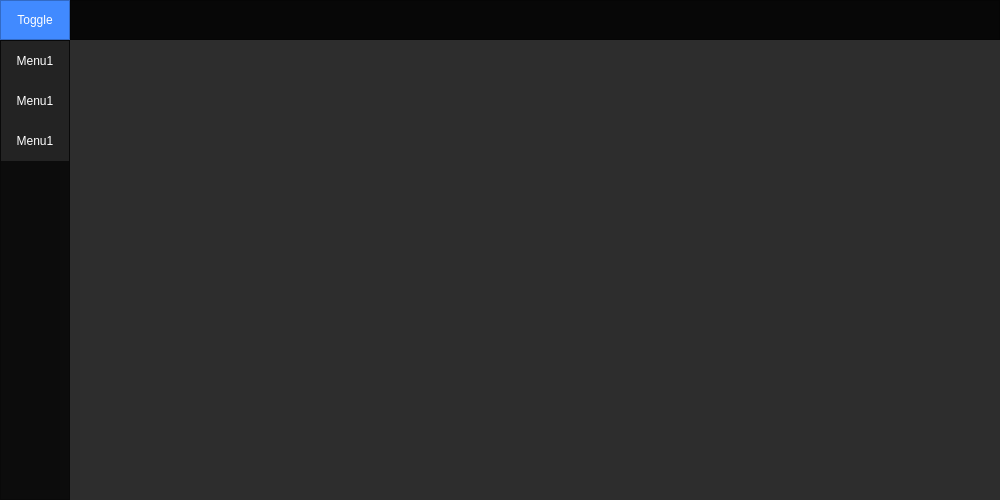
<?xml version="1.0" encoding="UTF-8"?>
<ui version="4.0">
 <class>HMI_main_window</class>
 <widget class="QMainWindow" name="HMI_main_window">
  <property name="geometry">
   <rect>
    <x>0</x>
    <y>0</y>
    <width>1000</width>
    <height>500</height>
   </rect>
  </property>
  <property name="minimumSize">
   <size>
    <width>1000</width>
    <height>500</height>
   </size>
  </property>
  <property name="maximumSize">
   <size>
    <width>10000</width>
    <height>5000</height>
   </size>
  </property>
  <property name="windowTitle">
   <string>MainWindow</string>
  </property>
  <property name="styleSheet">
   <string notr="true">background-color: rgb(45, 45, 45);</string>
  </property>
  <widget class="QWidget" name="centralwidget">
   <layout class="QVBoxLayout" name="verticalLayout" stretch="0,0">
    <property name="spacing">
     <number>0</number>
    </property>
    <property name="leftMargin">
     <number>0</number>
    </property>
    <property name="topMargin">
     <number>0</number>
    </property>
    <property name="rightMargin">
     <number>0</number>
    </property>
    <property name="bottomMargin">
     <number>0</number>
    </property>
    <item>
     <widget class="QFrame" name="top_bar">
      <property name="maximumSize">
       <size>
        <width>16777215</width>
        <height>40</height>
       </size>
      </property>
      <property name="styleSheet">
       <string notr="true">background-color: rgb(45, 45, 45);</string>
      </property>
      <property name="frameShape">
       <enum>QFrame::NoFrame</enum>
      </property>
      <property name="frameShadow">
       <enum>QFrame::Raised</enum>
      </property>
      <layout class="QHBoxLayout" name="horizontalLayout">
       <property name="spacing">
        <number>0</number>
       </property>
       <property name="leftMargin">
        <number>0</number>
       </property>
       <property name="topMargin">
        <number>0</number>
       </property>
       <property name="rightMargin">
        <number>0</number>
       </property>
       <property name="bottomMargin">
        <number>0</number>
       </property>
       <item>
        <widget class="QFrame" name="frame_toggle">
         <property name="maximumSize">
          <size>
           <width>70</width>
           <height>40</height>
          </size>
         </property>
         <property name="styleSheet">
          <string notr="true">background-color: rgb(65, 138, 255);</string>
         </property>
         <property name="frameShape">
          <enum>QFrame::StyledPanel</enum>
         </property>
         <property name="frameShadow">
          <enum>QFrame::Raised</enum>
         </property>
         <layout class="QVBoxLayout" name="verticalLayout_2">
          <property name="spacing">
           <number>0</number>
          </property>
          <property name="leftMargin">
           <number>0</number>
          </property>
          <property name="topMargin">
           <number>0</number>
          </property>
          <property name="rightMargin">
           <number>0</number>
          </property>
          <property name="bottomMargin">
           <number>0</number>
          </property>
          <item>
           <widget class="QPushButton" name="Btn_Toggle">
            <property name="sizePolicy">
             <sizepolicy hsizetype="Expanding" vsizetype="Expanding">
              <horstretch>0</horstretch>
              <verstretch>0</verstretch>
             </sizepolicy>
            </property>
            <property name="styleSheet">
             <string notr="true">color: rgb(255, 255, 255);
font: 16pt &quot;MS Shell Dlg 2&quot;;
border: 0px solid;</string>
            </property>
            <property name="text">
             <string>Toggle</string>
            </property>
           </widget>
          </item>
         </layout>
        </widget>
       </item>
       <item>
        <widget class="QFrame" name="frame_top">
         <property name="maximumSize">
          <size>
           <width>16777215</width>
           <height>40</height>
          </size>
         </property>
         <property name="styleSheet">
          <string notr="true">background-color: rgb(7, 7, 7);</string>
         </property>
         <property name="frameShape">
          <enum>QFrame::StyledPanel</enum>
         </property>
         <property name="frameShadow">
          <enum>QFrame::Raised</enum>
         </property>
        </widget>
       </item>
      </layout>
     </widget>
    </item>
    <item>
     <widget class="QFrame" name="content">
      <property name="frameShape">
       <enum>QFrame::NoFrame</enum>
      </property>
      <property name="frameShadow">
       <enum>QFrame::Raised</enum>
      </property>
      <layout class="QHBoxLayout" name="horizontalLayout_2">
       <property name="spacing">
        <number>0</number>
       </property>
       <property name="leftMargin">
        <number>0</number>
       </property>
       <property name="topMargin">
        <number>0</number>
       </property>
       <property name="rightMargin">
        <number>0</number>
       </property>
       <property name="bottomMargin">
        <number>0</number>
       </property>
       <item>
        <widget class="QFrame" name="frame_left_menu">
         <property name="minimumSize">
          <size>
           <width>70</width>
           <height>0</height>
          </size>
         </property>
         <property name="maximumSize">
          <size>
           <width>70</width>
           <height>16777215</height>
          </size>
         </property>
         <property name="styleSheet">
          <string notr="true">background-color: rgb(12, 12, 12);</string>
         </property>
         <property name="frameShape">
          <enum>QFrame::StyledPanel</enum>
         </property>
         <property name="frameShadow">
          <enum>QFrame::Raised</enum>
         </property>
         <layout class="QVBoxLayout" name="verticalLayout_3">
          <property name="spacing">
           <number>0</number>
          </property>
          <property name="leftMargin">
           <number>0</number>
          </property>
          <property name="topMargin">
           <number>0</number>
          </property>
          <property name="rightMargin">
           <number>0</number>
          </property>
          <property name="bottomMargin">
           <number>0</number>
          </property>
          <item alignment="Qt::AlignTop">
           <widget class="QFrame" name="frame_top_menus">
            <property name="frameShape">
             <enum>QFrame::NoFrame</enum>
            </property>
            <property name="frameShadow">
             <enum>QFrame::Raised</enum>
            </property>
            <layout class="QVBoxLayout" name="verticalLayout_4">
             <property name="spacing">
              <number>0</number>
             </property>
             <property name="leftMargin">
              <number>0</number>
             </property>
             <property name="topMargin">
              <number>0</number>
             </property>
             <property name="rightMargin">
              <number>0</number>
             </property>
             <property name="bottomMargin">
              <number>0</number>
             </property>
             <item>
              <widget class="QPushButton" name="Btn_menu_2">
               <property name="minimumSize">
                <size>
                 <width>0</width>
                 <height>40</height>
                </size>
               </property>
               <property name="styleSheet">
                <string notr="true">QPushButton {
	color: rgb(255, 255, 255);
	background-color: rgb(35, 35, 35);
	border: 0px solid;
}

QPusButton:hover{
	background-color: rgb(85, 170, 255);
}</string>
               </property>
               <property name="text">
                <string>Menu1</string>
               </property>
              </widget>
             </item>
             <item>
              <widget class="QPushButton" name="Btn_menu_3">
               <property name="minimumSize">
                <size>
                 <width>0</width>
                 <height>40</height>
                </size>
               </property>
               <property name="styleSheet">
                <string notr="true">QPushButton {
	color: rgb(255, 255, 255);
	background-color: rgb(35, 35, 35);
	border: 0px solid;
}

QPusButton:hover{
	background-color: rgb(85, 170, 255);
}</string>
               </property>
               <property name="text">
                <string>Menu1</string>
               </property>
              </widget>
             </item>
             <item>
              <widget class="QPushButton" name="Btn_menu_1">
               <property name="minimumSize">
                <size>
                 <width>0</width>
                 <height>40</height>
                </size>
               </property>
               <property name="styleSheet">
                <string notr="true">QPushButton {
	color: rgb(255, 255, 255);
	background-color: rgb(35, 35, 35);
	border: 0px solid;
}

QPusButton:hover{
	background-color: rgb(85, 170, 255);
}</string>
               </property>
               <property name="text">
                <string>Menu1</string>
               </property>
              </widget>
             </item>
            </layout>
           </widget>
          </item>
         </layout>
        </widget>
       </item>
       <item>
        <widget class="QFrame" name="frame_pages">
         <property name="frameShape">
          <enum>QFrame::NoFrame</enum>
         </property>
         <property name="frameShadow">
          <enum>QFrame::Raised</enum>
         </property>
         <layout class="QVBoxLayout" name="verticalLayout_5">
          <item>
           <widget class="QStackedWidget" name="Pages_Widget">
            <widget class="QWidget" name="page"/>
            <widget class="QWidget" name="page_2"/>
           </widget>
          </item>
         </layout>
        </widget>
       </item>
      </layout>
     </widget>
    </item>
   </layout>
  </widget>
 </widget>
 <resources/>
 <connections/>
</ui>
